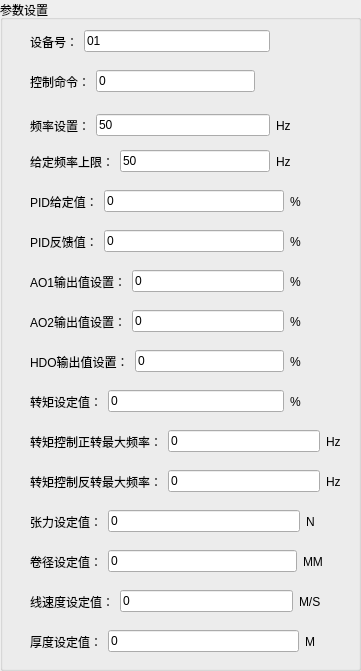
  <widget class="QGroupBox" name="groupBox_2">
   <property name="geometry">
    <rect>
     <x>210</x>
     <y>20</y>
     <width>361</width>
     <height>671</height>
    </rect>
   </property>
   <property name="title">
    <string>参数设置</string>
   </property>
   <widget class="QWidget" name="layoutWidget">
    <property name="geometry">
     <rect>
      <x>30</x>
      <y>30</y>
      <width>240</width>
      <height>23</height>
     </rect>
    </property>
    <layout class="QHBoxLayout" name="horizontalLayout">
     <item>
      <widget class="QLabel" name="s1__lb_22">
       <property name="text">
        <string>设备号：</string>
       </property>
      </widget>
     </item>
     <item>
      <widget class="QLineEdit" name="Identity">
       <property name="text">
        <string>01</string>
       </property>
      </widget>
     </item>
    </layout>
   </widget>
   <widget class="QWidget" name="layoutWidget">
    <property name="geometry">
     <rect>
      <x>30</x>
      <y>70</y>
      <width>225</width>
      <height>23</height>
     </rect>
    </property>
    <layout class="QHBoxLayout" name="horizontalLayout_2">
     <item>
      <widget class="QLabel" name="s1__lb_23">
       <property name="text">
        <string>控制命令：</string>
       </property>
      </widget>
     </item>
     <item>
      <widget class="QLineEdit" name="lineEdit_7">
       <property name="text">
        <string>0</string>
       </property>
      </widget>
     </item>
    </layout>
   </widget>
   <widget class="QWidget" name="layoutWidget">
    <property name="geometry">
     <rect>
      <x>30</x>
      <y>110</y>
      <width>261</width>
      <height>31</height>
     </rect>
    </property>
    <layout class="QHBoxLayout" name="horizontalLayout_3">
     <item>
      <widget class="QLabel" name="s1__lb_20">
       <property name="text">
        <string>频率设置：</string>
       </property>
      </widget>
     </item>
     <item>
      <widget class="QLineEdit" name="lineEdit_6">
       <property name="text">
        <string>50</string>
       </property>
      </widget>
     </item>
     <item>
      <widget class="QLabel" name="dw_10">
       <property name="text">
        <string>Hz</string>
       </property>
      </widget>
     </item>
    </layout>
   </widget>
   <widget class="QWidget" name="layoutWidget">
    <property name="geometry">
     <rect>
      <x>30</x>
      <y>150</y>
      <width>261</width>
      <height>23</height>
     </rect>
    </property>
    <layout class="QHBoxLayout" name="horizontalLayout_4">
     <item>
      <widget class="QLabel" name="s1__lb_21">
       <property name="text">
        <string>给定频率上限：</string>
       </property>
      </widget>
     </item>
     <item>
      <widget class="QLineEdit" name="lineEdit_4">
       <property name="text">
        <string>50</string>
       </property>
      </widget>
     </item>
     <item>
      <widget class="QLabel" name="dw_11">
       <property name="text">
        <string>Hz</string>
       </property>
      </widget>
     </item>
    </layout>
   </widget>
   <widget class="QWidget" name="layoutWidget">
    <property name="geometry">
     <rect>
      <x>30</x>
      <y>190</y>
      <width>271</width>
      <height>23</height>
     </rect>
    </property>
    <layout class="QHBoxLayout" name="horizontalLayout_5">
     <item>
      <widget class="QLabel" name="s1__lb_24">
       <property name="text">
        <string>PID给定值：</string>
       </property>
      </widget>
     </item>
     <item>
      <widget class="QLineEdit" name="lineEdit_8">
       <property name="text">
        <string>0</string>
       </property>
      </widget>
     </item>
     <item>
      <widget class="QLabel" name="dw_12">
       <property name="text">
        <string>%</string>
       </property>
      </widget>
     </item>
    </layout>
   </widget>
   <widget class="QWidget" name="layoutWidget">
    <property name="geometry">
     <rect>
      <x>30</x>
      <y>230</y>
      <width>271</width>
      <height>23</height>
     </rect>
    </property>
    <layout class="QHBoxLayout" name="horizontalLayout_6">
     <item>
      <widget class="QLabel" name="s1__lb_25">
       <property name="text">
        <string>PID反馈值：</string>
       </property>
      </widget>
     </item>
     <item>
      <widget class="QLineEdit" name="lineEdit_9">
       <property name="text">
        <string>0</string>
       </property>
      </widget>
     </item>
     <item>
      <widget class="QLabel" name="dw_13">
       <property name="text">
        <string>%</string>
       </property>
      </widget>
     </item>
    </layout>
   </widget>
   <widget class="QWidget" name="layoutWidget">
    <property name="geometry">
     <rect>
      <x>30</x>
      <y>270</y>
      <width>271</width>
      <height>23</height>
     </rect>
    </property>
    <layout class="QHBoxLayout" name="horizontalLayout_7">
     <item>
      <widget class="QLabel" name="s1__lb_26">
       <property name="text">
        <string>AO1输出值设置：</string>
       </property>
      </widget>
     </item>
     <item>
      <widget class="QLineEdit" name="lineEdit_10">
       <property name="text">
        <string>0</string>
       </property>
      </widget>
     </item>
     <item>
      <widget class="QLabel" name="dw_14">
       <property name="text">
        <string>%</string>
       </property>
      </widget>
     </item>
    </layout>
   </widget>
   <widget class="QWidget" name="layoutWidget">
    <property name="geometry">
     <rect>
      <x>30</x>
      <y>310</y>
      <width>271</width>
      <height>23</height>
     </rect>
    </property>
    <layout class="QHBoxLayout" name="horizontalLayout_8">
     <item>
      <widget class="QLabel" name="s1__lb_27">
       <property name="text">
        <string>AO2输出值设置：</string>
       </property>
      </widget>
     </item>
     <item>
      <widget class="QLineEdit" name="lineEdit_11">
       <property name="text">
        <string>0</string>
       </property>
      </widget>
     </item>
     <item>
      <widget class="QLabel" name="dw_15">
       <property name="text">
        <string>%</string>
       </property>
      </widget>
     </item>
    </layout>
   </widget>
   <widget class="QWidget" name="layoutWidget">
    <property name="geometry">
     <rect>
      <x>30</x>
      <y>350</y>
      <width>271</width>
      <height>23</height>
     </rect>
    </property>
    <layout class="QHBoxLayout" name="horizontalLayout_9">
     <item>
      <widget class="QLabel" name="s1__lb_28">
       <property name="text">
        <string>HDO输出值设置：</string>
       </property>
      </widget>
     </item>
     <item>
      <widget class="QLineEdit" name="lineEdit_12">
       <property name="text">
        <string>0</string>
       </property>
      </widget>
     </item>
     <item>
      <widget class="QLabel" name="dw_16">
       <property name="text">
        <string>%</string>
       </property>
      </widget>
     </item>
    </layout>
   </widget>
   <widget class="QWidget" name="layoutWidget">
    <property name="geometry">
     <rect>
      <x>30</x>
      <y>390</y>
      <width>271</width>
      <height>23</height>
     </rect>
    </property>
    <layout class="QHBoxLayout" name="horizontalLayout_10">
     <item>
      <widget class="QLabel" name="s1__lb_29">
       <property name="text">
        <string>转矩设定值：</string>
       </property>
      </widget>
     </item>
     <item>
      <widget class="QLineEdit" name="lineEdit_13">
       <property name="text">
        <string>0</string>
       </property>
      </widget>
     </item>
     <item>
      <widget class="QLabel" name="dw_17">
       <property name="text">
        <string>%</string>
       </property>
      </widget>
     </item>
    </layout>
   </widget>
   <widget class="QWidget" name="layoutWidget">
    <property name="geometry">
     <rect>
      <x>30</x>
      <y>430</y>
      <width>311</width>
      <height>23</height>
     </rect>
    </property>
    <layout class="QHBoxLayout" name="horizontalLayout_11">
     <item>
      <widget class="QLabel" name="s1__lb_30">
       <property name="text">
        <string>转矩控制正转最大频率：</string>
       </property>
      </widget>
     </item>
     <item>
      <widget class="QLineEdit" name="lineEdit_14">
       <property name="text">
        <string>0</string>
       </property>
      </widget>
     </item>
     <item>
      <widget class="QLabel" name="dw_18">
       <property name="text">
        <string>Hz</string>
       </property>
      </widget>
     </item>
    </layout>
   </widget>
   <widget class="QWidget" name="layoutWidget">
    <property name="geometry">
     <rect>
      <x>30</x>
      <y>470</y>
      <width>311</width>
      <height>23</height>
     </rect>
    </property>
    <layout class="QHBoxLayout" name="horizontalLayout_12">
     <item>
      <widget class="QLabel" name="s1__lb_31">
       <property name="text">
        <string>转矩控制反转最大频率：</string>
       </property>
      </widget>
     </item>
     <item>
      <widget class="QLineEdit" name="lineEdit_15">
       <property name="text">
        <string>0</string>
       </property>
      </widget>
     </item>
     <item>
      <widget class="QLabel" name="dw_19">
       <property name="text">
        <string>Hz</string>
       </property>
      </widget>
     </item>
    </layout>
   </widget>
   <widget class="QWidget" name="layoutWidget">
    <property name="geometry">
     <rect>
      <x>30</x>
      <y>510</y>
      <width>285</width>
      <height>23</height>
     </rect>
    </property>
    <layout class="QHBoxLayout" name="horizontalLayout_13">
     <item>
      <widget class="QLabel" name="s1__lb_32">
       <property name="text">
        <string>张力设定值：</string>
       </property>
      </widget>
     </item>
     <item>
      <widget class="QLineEdit" name="lineEdit_16">
       <property name="text">
        <string>0</string>
       </property>
      </widget>
     </item>
     <item>
      <widget class="QLabel" name="dw_20">
       <property name="text">
        <string>N</string>
       </property>
      </widget>
     </item>
    </layout>
   </widget>
   <widget class="QWidget" name="layoutWidget">
    <property name="geometry">
     <rect>
      <x>30</x>
      <y>550</y>
      <width>293</width>
      <height>23</height>
     </rect>
    </property>
    <layout class="QHBoxLayout" name="horizontalLayout_14">
     <item>
      <widget class="QLabel" name="s1__lb_33">
       <property name="text">
        <string>卷径设定值：</string>
       </property>
      </widget>
     </item>
     <item>
      <widget class="QLineEdit" name="lineEdit_17">
       <property name="text">
        <string>0</string>
       </property>
      </widget>
     </item>
     <item>
      <widget class="QLabel" name="dw_21">
       <property name="text">
        <string>MM</string>
       </property>
      </widget>
     </item>
    </layout>
   </widget>
   <widget class="QWidget" name="layoutWidget">
    <property name="geometry">
     <rect>
      <x>30</x>
      <y>590</y>
      <width>291</width>
      <height>23</height>
     </rect>
    </property>
    <layout class="QHBoxLayout" name="horizontalLayout_15">
     <item>
      <widget class="QLabel" name="s1__lb_34">
       <property name="text">
        <string>线速度设定值：</string>
       </property>
      </widget>
     </item>
     <item>
      <widget class="QLineEdit" name="lineEdit_18">
       <property name="text">
        <string>0</string>
       </property>
      </widget>
     </item>
     <item>
      <widget class="QLabel" name="dw_22">
       <property name="text">
        <string>M/S</string>
       </property>
      </widget>
     </item>
    </layout>
   </widget>
   <widget class="QWidget" name="layoutWidget">
    <property name="geometry">
     <rect>
      <x>30</x>
      <y>630</y>
      <width>285</width>
      <height>23</height>
     </rect>
    </property>
    <layout class="QHBoxLayout" name="horizontalLayout_16">
     <item>
      <widget class="QLabel" name="s1__lb_35">
       <property name="text">
        <string>厚度设定值：</string>
       </property>
      </widget>
     </item>
     <item>
      <widget class="QLineEdit" name="lineEdit_19">
       <property name="text">
        <string>0</string>
       </property>
      </widget>
     </item>
     <item>
      <widget class="QLabel" name="dw_23">
       <property name="text">
        <string>M</string>
       </property>
      </widget>
     </item>
    </layout>
   </widget>
  </widget>
